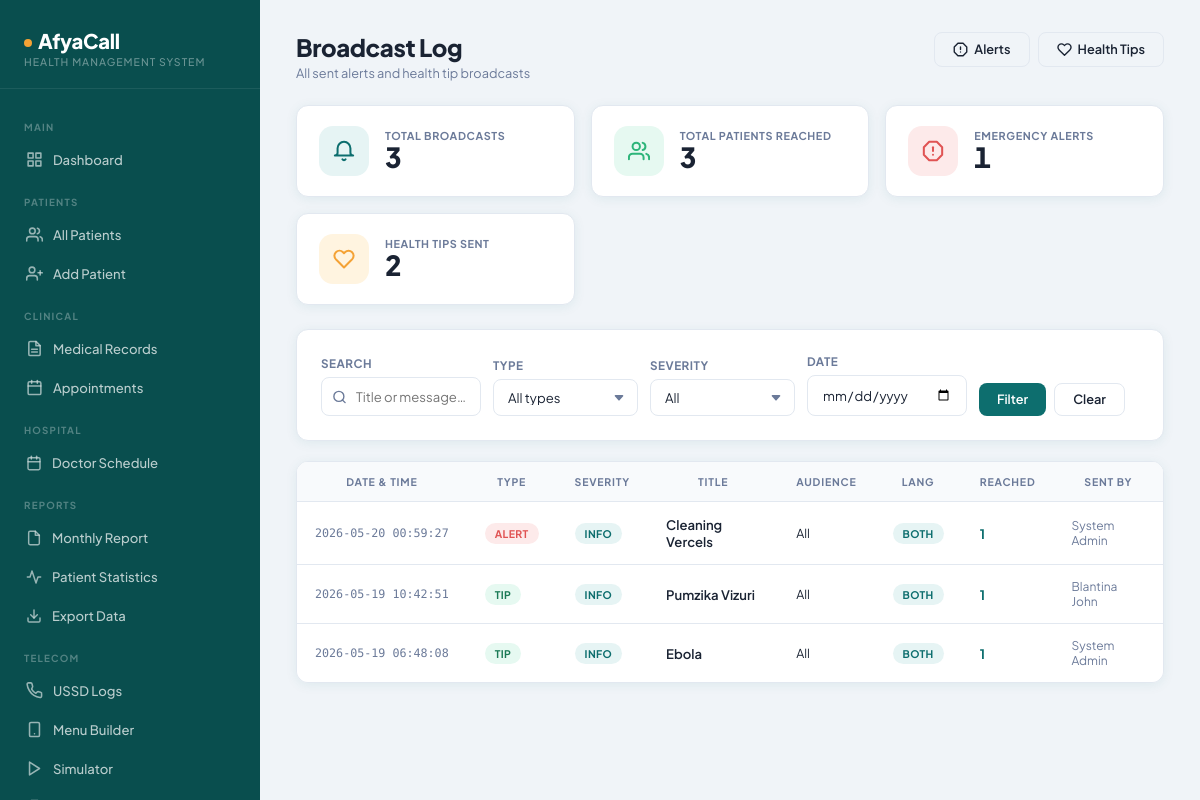
Page /telecom/broadcasts.php (signed in) on the committed database.
### tables this page shows
CREATE TABLE `broadcast_logs` (
  `id` int unsigned NOT NULL AUTO_INCREMENT,
  `type` enum('alert','tip') NOT NULL DEFAULT 'alert',
  `title` varchar(150) NOT NULL,
  `message` text NOT NULL,
  `severity` enum('info','warning','critical') NOT NULL DEFAULT 'info',
  `language` varchar(10) NOT NULL DEFAULT 'both',
  `target_audience` varchar(30) NOT NULL DEFAULT 'all',
  `recipients_count` int unsigned NOT NULL DEFAULT '0',
  `sent_by` int unsigned NOT NULL DEFAULT '0',
  `sent_at` datetime NOT NULL DEFAULT CURRENT_TIMESTAMP,
  PRIMARY KEY (`id`),
  KEY `idx_type` (`type`),
  KEY `idx_sent_at` (`sent_at`)
);

### config/sanitize.php (called while the page is built, shortened)
<?php
function clean_date(string $val): string {
    $d = DateTime::createFromFormat('Y-m-d', trim($val));
    return ($d && $d->format('Y-m-d') === trim($val)) ? trim($val) : '';
}

### telecom/broadcasts.php (the view, shortened to what this page needs)
<?php
include("../config/database.php");
include("../config/sanitize.php");
$date_f    = clean_date($_GET['date'] ?? '');
$where = [];
$wsql = $where ? 'WHERE '.implode(' AND ',$where) : '';
$total_b     = mysqli_fetch_assoc(mysqli_query($conn,"SELECT COUNT(*) AS t FROM broadcast_logs"))['t']??0;
$total_reach = mysqli_fetch_assoc(mysqli_query($conn,"SELECT SUM(recipients_count) AS t FROM broadcast_logs"))['t']??0;
$alerts_cnt  = mysqli_fetch_assoc(mysqli_query($conn,"SELECT COUNT(*) AS t FROM broadcast_logs WHERE type='alert'"))['t']??0;
$tips_cnt    = mysqli_fetch_assoc(mysqli_query($conn,"SELECT COUNT(*) AS t FROM broadcast_logs WHERE type='tip'"))['t']??0;
$per   = 25;
$page  = max(1, intval($_GET['page']??1));
$off   = ($page-1)*$per;
$logs  = mysqli_query($conn,"SELECT b.*, a.full_name AS sender FROM broadcast_logs b LEFT JOIN admins a ON b.sent_by=a.id $wsql ORDER BY b.sent_at DESC LIMIT $per OFFSET $off");
?>
<?php include("../includes/header.php"); ?>
<div class="app-wrapper">
    <?php include("../includes/sidebar.php"); ?>
    <main class="main-content">
        <div class="page-header">
            <div>
                <div class="page-title">Broadcast Log</div>
                <div class="page-subtitle">All sent alerts and health tip broadcasts</div>
            </div>
            <div class="actions">
                <a href="alerts.php" class="btn btn-outline">
                    Alerts
                </a>
                <a href="health_tips.php" class="btn btn-outline">
                    <svg width="15" height="15" viewBox="0 0 24 24" fill="none" stroke="currentColor" stroke-width="2.2" stroke-linecap="round" stroke-linejoin="round"><path d="M20.84 4.61a5.5 5.5 0 0 0-7.78 0L12 5.67l-1.06-1.06a5.5 5.5 0 0 0-7.78 7.78l1.06 1.06L12 21.23l7.78-7.78 1.06-1.06a5.5 5.5 0 0 0 0-7.78z"/></svg>
                    Health Tips
                </a>
            </div>
        </div>
        <div class="stats-grid" style="margin-bottom:24px;">
            <div class="stat-card">
                <div class="stat-icon teal"><svg width="22" height="22" viewBox="0 0 24 24" fill="none" stroke="currentColor" stroke-width="2.2" stroke-linecap="round" stroke-linejoin="round"><path d="M22 17H2a3 3 0 0 0 3-3V9a7 7 0 0 1 14 0v5a3 3 0 0 0 3 3zm-8.27 4a2 2 0 0 1-3.46 0"/></svg></div>
                <div><div class="stat-label">Total Broadcasts</div><div class="stat-value"><?php echo number_format($total_b); ?></div></div>
            </div>
            <div class="stat-card">
                <div class="stat-icon green"><svg width="22" height="22" viewBox="0 0 24 24" fill="none" stroke="currentColor" stroke-width="2.2" stroke-linecap="round" stroke-linejoin="round"><path d="M17 21v-2a4 4 0 0 0-4-4H5a4 4 0 0 0-4 4v2"/><circle cx="9" cy="7" r="4"/><path d="M23 21v-2a4 4 0 0 0-3-3.87"/><path d="M16 3.13a4 4 0 0 1 0 7.75"/></svg></div>
                <div><div class="stat-label">Total Patients Reached</div><div class="stat-value"><?php echo number_format($total_reach); ?></div></div>
            </div>
            <div class="stat-card">
                <div class="stat-icon red"></div>
                <div><div class="stat-label">Emergency Alerts</div><div class="stat-value"><?php echo number_format($alerts_cnt); ?></div></div>
            </div>
            <div class="stat-card">
                <div class="stat-icon amber"><svg width="22" height="22" viewBox="0 0 24 24" fill="none" stroke="currentColor" stroke-width="2.2" stroke-linecap="round" stroke-linejoin="round"><path d="M20.84 4.61a5.5 5.5 0 0 0-7.78 0L12 5.67l-1.06-1.06a5.5 5.5 0 0 0-7.78 7.78l1.06 1.06L12 21.23l7.78-7.78 1.06-1.06a5.5 5.5 0 0 0 0-7.78z"/></svg></div>
                <div><div class="stat-label">Health Tips Sent</div><div class="stat-value"><?php echo number_format($tips_cnt); ?></div></div>
            </div>
        </div>
        <div class="card card-body" style="margin-bottom:20px;">
            <form method="GET" class="filter-row">
                <div class="filter-group">
                    <label class="form-label">Search</label>
                    <div class="search-wrap">
                        <input type="text" name="search" class="form-control search-input" placeholder="Title or message…" value="<?php echo htmlspecialchars($_GET['search']??''); ?>">
                    </div>
                </div>
                <div class="filter-group" style="min-width:130px;">
                    <label class="form-label">Type</label>
                    <select name="type" class="form-control">
                        <option value="">All types</option>
                    </select>
                </div>
                <div class="filter-group" style="min-width:140px;">
                    <label class="form-label">Severity</label>
                    <select name="severity" class="form-control">
                        <option value="">All</option>
                    </select>
                </div>
                <div class="filter-group">
                    <label class="form-label">Date</label>
                    <input type="date" name="date" class="form-control" value="<?php echo htmlspecialchars($date_f); ?>">
                </div>
                <div class="filter-group filter-actions">
                    <label class="form-label">&nbsp;</label>
                    <div style="display:flex;gap:8px;">
                        <button type="submit" class="btn btn-primary">Filter</button>
                        <a href="broadcasts.php" class="btn btn-outline">Clear</a>
                    </div>
                </div>
            </form>
        </div>
        <div class="table-wrap">
            <table class="data-table">
                <thead>
                    <tr>
                        <th>Date & Time</th>
                        <th>Type</th>
                        <th>Severity</th>
                        <th>Title</th>
                        <th>Audience</th>
                        <th>Lang</th>
                        <th>Reached</th>
                        <th>Sent By</th>
                    </tr>
                </thead>
                <tbody>
                <?php if(mysqli_num_rows($logs)===0): ?>
                    <tr><td colspan="8"><div class="empty-state"><svg width="36" height="36" viewBox="0 0 24 24" fill="none" stroke="currentColor" stroke-width="1.5" stroke-linecap="round" stroke-linejoin="round"><path d="M22 17H2a3 3 0 0 0 3-3V9a7 7 0 0 1 14 0v5a3 3 0 0 0 3 3z"/></svg><h3>No broadcasts found</h3><p>Adjust your filters</p></div></td></tr>
                <?php else: ?>
                <?php while($b = mysqli_fetch_assoc($logs)):
                    $sev_cls = ['critical'=>'badge-danger','warning'=>'badge-warning','info'=>'badge-primary'];
                    $lang_lbl = ['sw'=>'Swahili','en'=>'English','both'=>'Both'];
                ?>
                    <tr>
                        <td style="font-size:.78rem;font-family:var(--font-mono);white-space:nowrap;color:var(--text-muted);"><?php echo htmlspecialchars($b['sent_at']); ?></td>
                        <td>
                            <?php if($b['type']==='alert'): ?>
                            <span class="badge badge-danger">Alert</span>
                            <?php else: ?>
                            <span class="badge badge-success">Tip</span>
                            <?php endif; ?>
                        </td>
                        <td><span class="badge <?php echo $sev_cls[$b['severity']]??'badge-primary'; ?>"><?php echo ucfirst($b['severity']); ?></span></td>
                        <td style="font-weight:600;font-size:.875rem;max-width:200px;"><?php echo htmlspecialchars($b['title']); ?></td>
                        <td style="font-size:.82rem;text-transform:capitalize;"><?php echo htmlspecialchars($b['target_audience']); ?></td>
                        <td><span class="badge badge-primary"><?php echo htmlspecialchars($lang_lbl[$b['language']]??$b['language']); ?></span></td>
                        <td style="font-weight:700;color:var(--primary);"><?php echo number_format($b['recipients_count']); ?></td>
                        <td style="font-size:.8rem;color:var(--text-muted);"><?php echo htmlspecialchars($b['sender']??'—'); ?></td>
                    </tr>
                <?php endwhile; ?>
                <?php endif; ?>
                </tbody>
            </table>
        </div>
    </main>
</div>
<?php include("../includes/footer.php"); ?>

### rows in the picture
broadcast_logs: sent_at "2026-05-20 00:59:27", type "ALERT", severity "INFO", title "Cleaning Vercels", target_audience "All", language "BOTH", recipients_count "1", admins.full_name "System Admin"
broadcast_logs: sent_at "2026-05-19 10:42:51", type "TIP", severity "INFO", title "Pumzika Vizuri", target_audience "All", language "BOTH", recipients_count "1", admins.full_name "Blantina John"
broadcast_logs: sent_at "2026-05-19 06:48:08", type "TIP", severity "INFO", title "Ebola", target_audience "All", language "BOTH", recipients_count "1", admins.full_name "System Admin"

### other values in the picture
$total_b "3"
$total_reach "3"
$alerts_cnt "1"
$tips_cnt "2"
